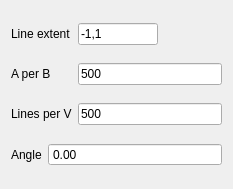
<?xml version="1.0" encoding="UTF-8"?>
<ui version="4.0">
 <class>GalvoTuningScanConfigWidget</class>
 <widget class="QWidget" name="GalvoTuningScanConfigWidget">
  <property name="geometry">
   <rect>
    <x>0</x>
    <y>0</y>
    <width>233</width>
    <height>189</height>
   </rect>
  </property>
  <property name="windowTitle">
   <string>Form</string>
  </property>
  <layout class="QGridLayout" name="gridLayout">
   <item row="1" column="0" colspan="2">
    <widget class="QLabel" name="label_3">
     <property name="text">
      <string>A per B</string>
     </property>
    </widget>
   </item>
   <item row="1" column="2">
    <widget class="QLineEdit" name="leAperB">
     <property name="minimumSize">
      <size>
       <width>40</width>
       <height>0</height>
      </size>
     </property>
     <property name="maximumSize">
      <size>
       <width>160</width>
       <height>16777215</height>
      </size>
     </property>
     <property name="text">
      <string>500</string>
     </property>
    </widget>
   </item>
   <item row="2" column="0" colspan="2">
    <widget class="QLabel" name="label_4">
     <property name="text">
      <string>Lines per V</string>
     </property>
    </widget>
   </item>
   <item row="0" column="2">
    <widget class="QLineEdit" name="leXextent">
     <property name="minimumSize">
      <size>
       <width>40</width>
       <height>0</height>
      </size>
     </property>
     <property name="maximumSize">
      <size>
       <width>80</width>
       <height>16777215</height>
      </size>
     </property>
     <property name="text">
      <string>-1,1</string>
     </property>
    </widget>
   </item>
   <item row="0" column="0" colspan="2">
    <widget class="QLabel" name="label">
     <property name="text">
      <string>Line extent</string>
     </property>
    </widget>
   </item>
   <item row="3" column="1" colspan="2">
    <widget class="QDoubleSpinBox" name="dsbAngle">
     <property name="buttonSymbols">
      <enum>QAbstractSpinBox::NoButtons</enum>
     </property>
    </widget>
   </item>
   <item row="3" column="0">
    <widget class="QLabel" name="label_6">
     <property name="text">
      <string>Angle</string>
     </property>
    </widget>
   </item>
   <item row="2" column="2">
    <widget class="QLineEdit" name="leLperV">
     <property name="minimumSize">
      <size>
       <width>40</width>
       <height>0</height>
      </size>
     </property>
     <property name="maximumSize">
      <size>
       <width>160</width>
       <height>16777215</height>
      </size>
     </property>
     <property name="text">
      <string>500</string>
     </property>
    </widget>
   </item>
  </layout>
 </widget>
 <resources/>
 <connections/>
</ui>
